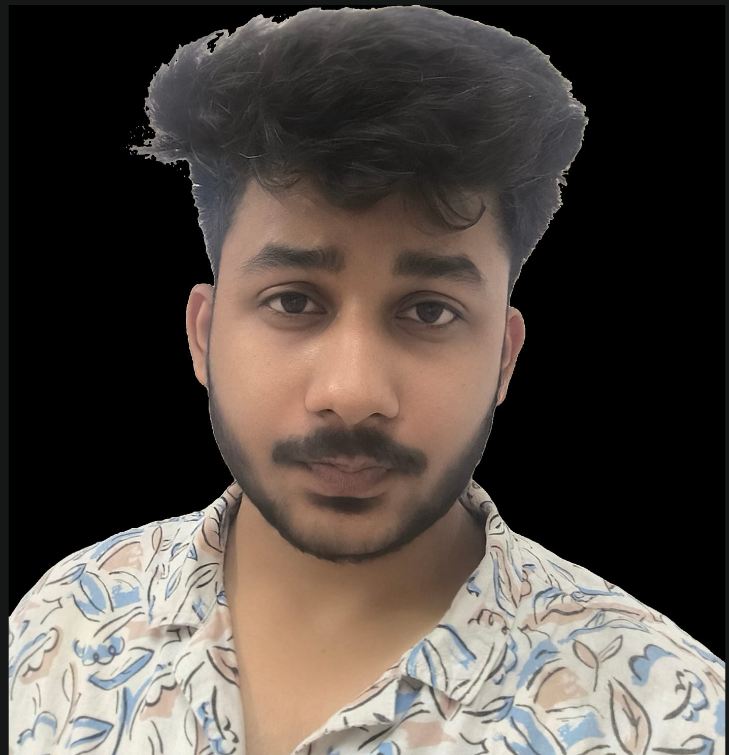
#> input picture data/source-photo.png, 729 x 755 px
$ python prep_photo.py
#> lines starting #> are read from the running program, lines starting #| are printed output that depends on the picture
import cv2
from pathlib import Path

ROOT = Path(__file__).resolve().parent.parent

INPUT = ROOT / "data" / "source-photo.png"
OUTPUT = ROOT / "data" / "source-prepped.png"

print("Preparing image...")

img = cv2.imread(str(INPUT))
#> img is the input picture: shape (755, 729, 3); mean B, G, R 68, 74, 82.2

if img is None:
    raise FileNotFoundError(INPUT)

h, w = img.shape[:2]
#> h = 755; w = 729

# Crop around the monkey
img = img[
    int(h * 0.02):int(h * 0.90),
    int(w * 0.05):int(w * 0.95)
]
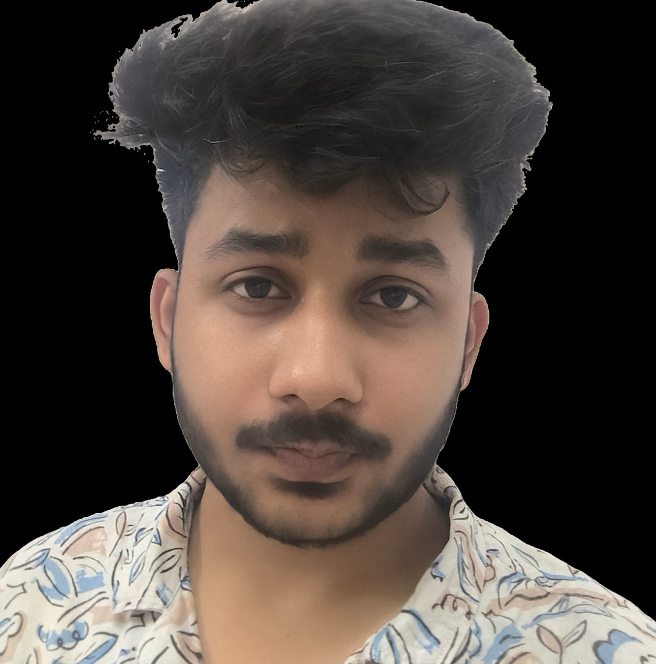
#> img: shape (664, 656, 3); mean B, G, R 61, 67.2, 76.7

# Grayscale
gray = cv2.cvtColor(
    img,
    cv2.COLOR_BGR2GRAY
)
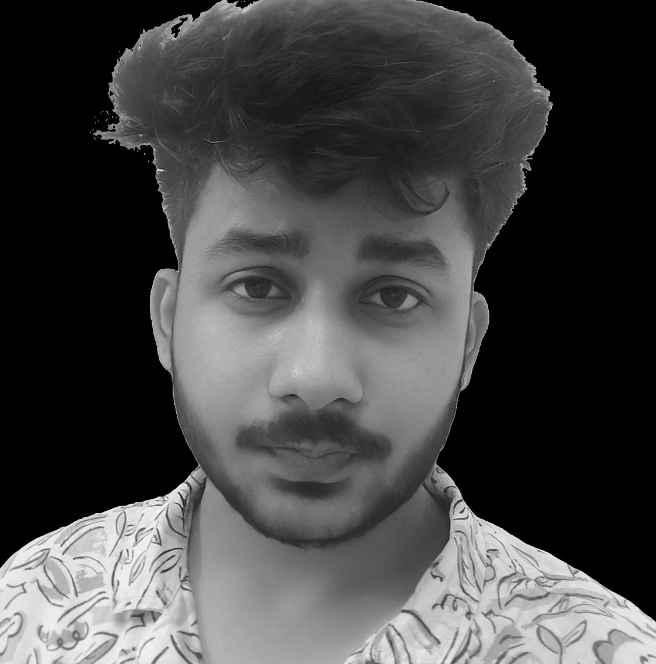
#> gray: shape (664, 656); min 0, max 252, mean 69.3

# Contrast enhancement
clahe = cv2.createCLAHE(
    clipLimit=2.5,
    tileGridSize=(8, 8)
)

gray = clahe.apply(gray)
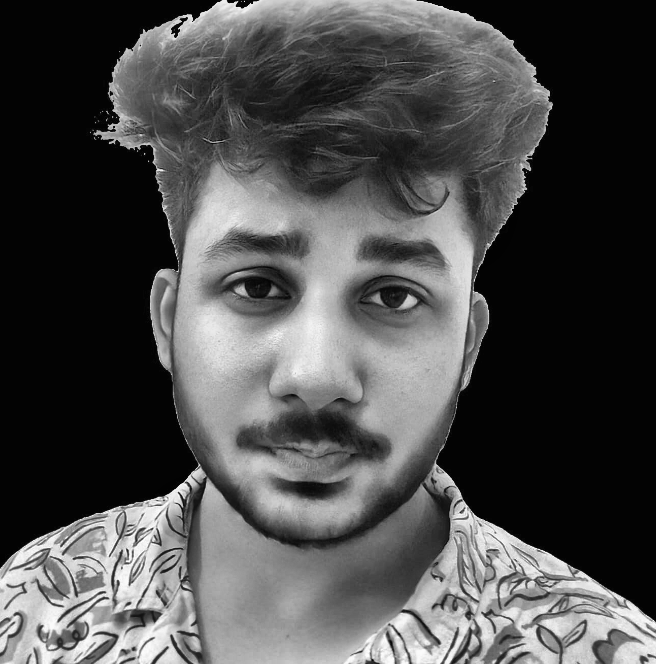
#> gray: shape (664, 656); min 2, max 254, mean 76.7

# Reduce image noise
gray = cv2.GaussianBlur(
    gray,
    (3, 3),
    0
)

cv2.imwrite(str(OUTPUT), gray)

print("Image preprocessing complete!")

$ run again, with data/5.png copied over data/source-photo.png
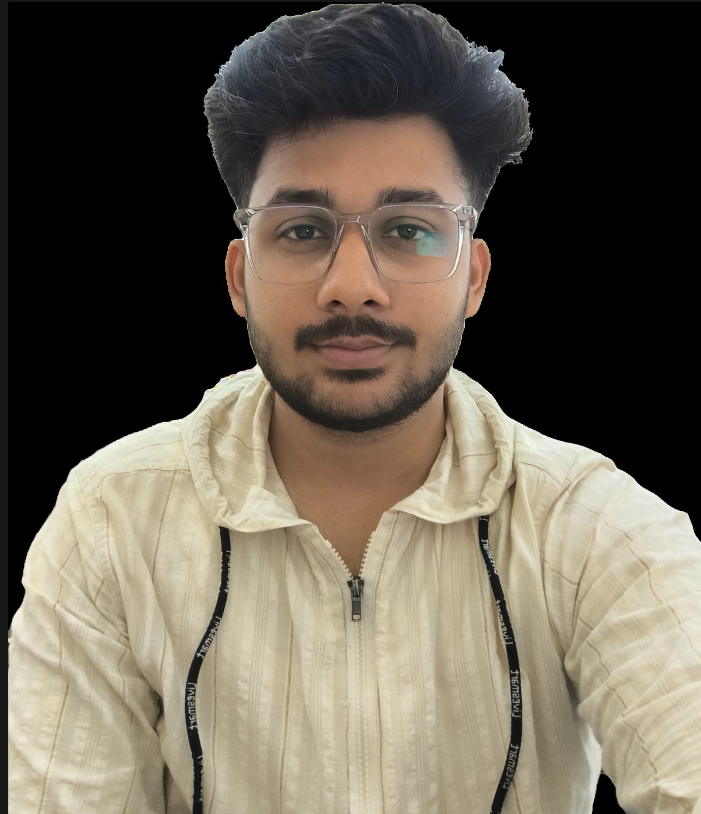
#> input picture data/5.png, 701 x 814 px
#> img is the input picture: shape (814, 701, 3); mean B, G, R 82.2, 95.8, 103.5
#> `img = img[ int(h * 0.02):int(h * 0.90), int(w * 0.05):int(w * 0.95) ]`:
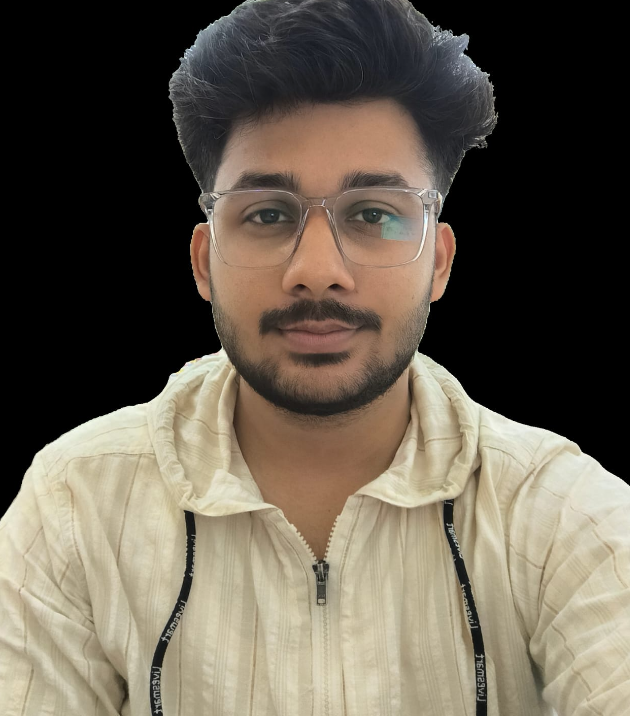
#> img: shape (716, 630, 3); mean B, G, R 80.7, 94.2, 102.8
#> `gray = clahe.apply(gray)`:
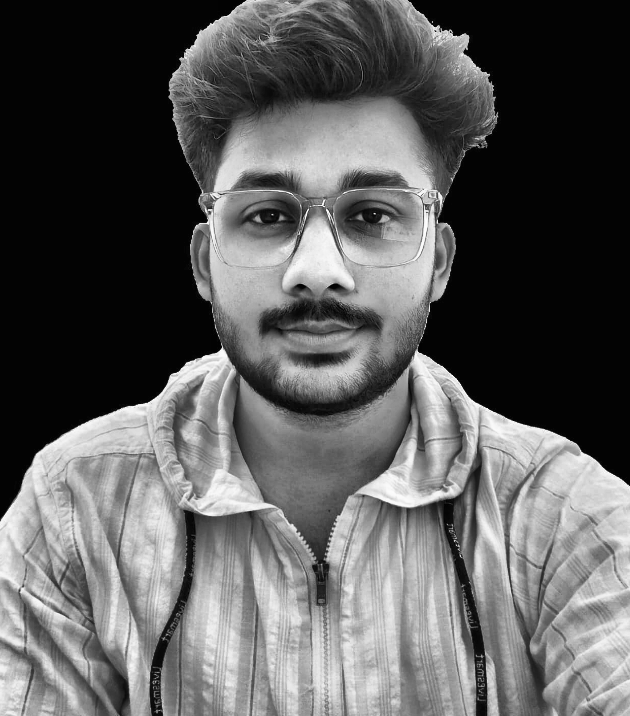
#> gray: shape (716, 630); min 2, max 254, mean 92.9

$ run again, with data/9.png copied over data/source-photo.png
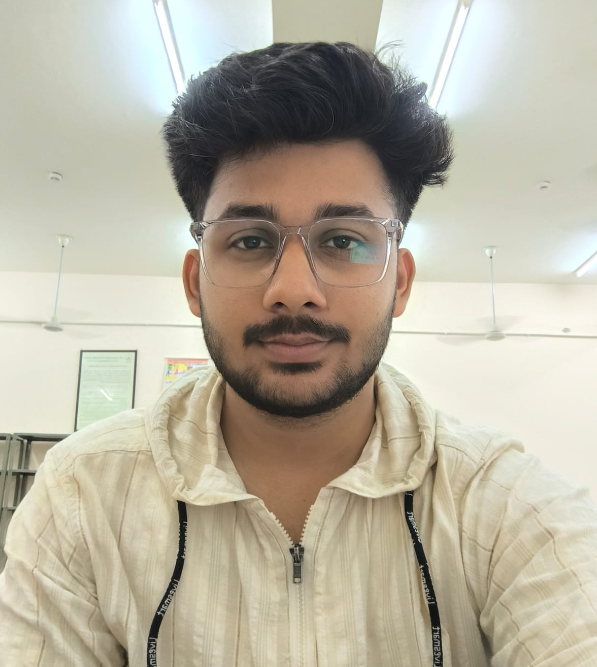
#> input picture data/9.png, 597 x 667 px
#> img is the input picture: shape (667, 597, 3); mean B, G, R 161.5, 178.3, 184.5
#> `img = img[ int(h * 0.02):int(h * 0.90), int(w * 0.05):int(w * 0.95) ]`:
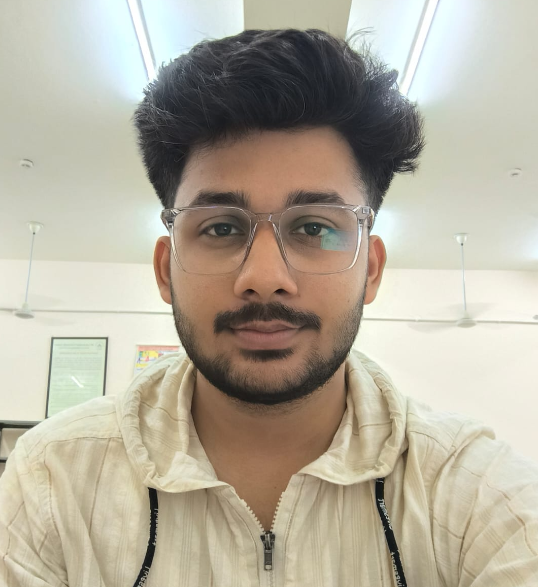
#> img: shape (587, 538, 3); mean B, G, R 157.9, 173.9, 180.7
#> `gray = clahe.apply(gray)`:
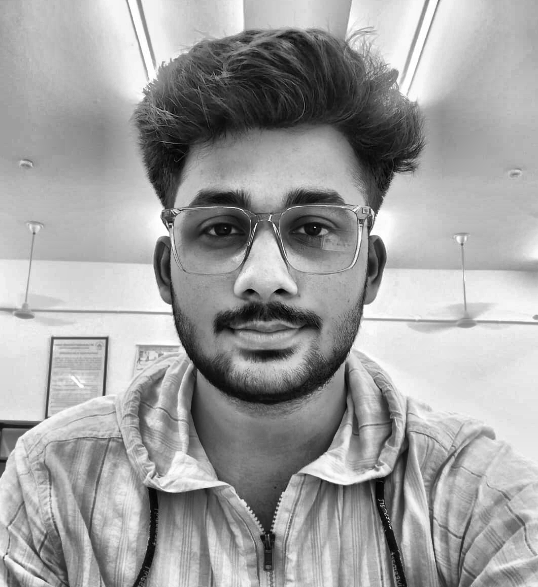
#> gray: shape (587, 538); min 2, max 255, mean 161
